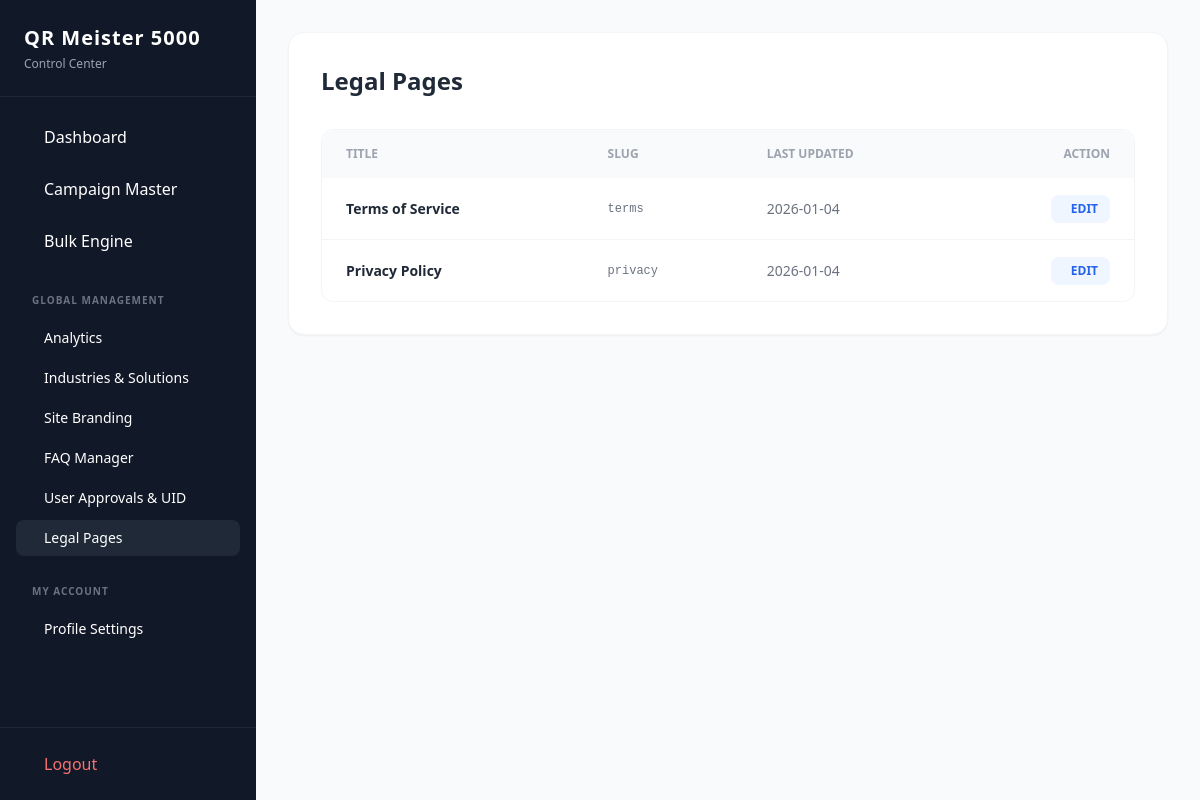
The page /admin/pages (signed in) on the database its author committed.
### flask_app.py (models this page shows)
class SiteConfig(db.Model):
    id = db.Column(db.Integer, primary_key=True)
    site_name = db.Column(db.String(100), default="QR Generator")
    favicon = db.Column(db.String(100), default="default_favicon.ico")
    total_generated = db.Column(db.Integer, default=0)
    title_font = db.Column(db.String(50), default="Inter")
    title_font_size = db.Column(db.Integer, default=32)
    title_color = db.Column(db.String(20), default="#111827")
    dark_mode = db.Column(db.Boolean, default=False)
    maintenance_mode = db.Column(db.Boolean, default=False)
    footer_text = db.Column(db.String(200), default="Powered by QR Master")
    contact_email = db.Column(db.String(100), default="admin@yourdomain.com")
    whatsapp_number = db.Column(db.String(20), default="8801XXXXXXXXX")
    payment_instructions = db.Column(db.Text, default="Send 1500 BDT via bKash to...")

class Page(db.Model):
    id = db.Column(db.Integer, primary_key=True)
    slug = db.Column(db.String(50), unique=True, nullable=False)
    title = db.Column(db.String(100), nullable=False)
    content = db.Column(db.Text, nullable=False)
    updated_at = db.Column(db.DateTime, default=datetime.utcnow, onupdate=datetime.utcnow)

### flask_app.py (the view)
@app.route('/admin/pages', methods=['GET'])
@login_required
def admin_pages():
    if not current_user.is_superadmin: return redirect(url_for('admin_dashboard'))
    return render_template('admin/pages.html', pages=Page.query.all())

### flask_app.py (called while the page is built)
@login_manager.user_loader
def load_user(user_id):
    return User.query.get(int(user_id))

def get_config():
    config = SiteConfig.query.first()
    if not config:
        config = SiteConfig()
        db.session.add(config)
        db.session.commit()
    return config

@app.before_request
def check_maintenance():
    config = get_config()
    if config.maintenance_mode:
        allowed_paths = ['/login', '/logout', '/static', '/admin']
        is_allowed = any(request.path.startswith(path) for path in allowed_paths)
        if not is_allowed and not (current_user.is_authenticated and current_user.is_superadmin):
            return render_template('maintenance.html'), 503

@app.context_processor
def inject_global_vars():
    return dict(config=get_config())

### templates/admin/pages.html (shortened to what this page needs)
{% extends "admin/base.html" %}
{% block content %}
<div class="bg-white p-8 rounded-2xl shadow-sm border border-gray-100">
    <div class="flex justify-between items-center mb-8">
        <h2 class="text-2xl font-bold text-gray-800">Legal Pages</h2>
    </div>
    <div class="overflow-hidden rounded-xl border border-gray-100">
        <table class="w-full text-left text-sm text-gray-500">
            <thead class="bg-gray-50 text-xs uppercase font-bold text-gray-400">
                <tr>
                    <th class="px-6 py-4">Title</th>
                    <th class="px-6 py-4">Slug</th>
                    <th class="px-6 py-4">Last Updated</th>
                    <th class="px-6 py-4 text-right">Action</th>
                </tr>
            </thead>
            <tbody class="divide-y divide-gray-100">
                {% for page in pages %}
                <tr class="hover:bg-gray-50 transition">
                    <td class="px-6 py-4 font-bold text-gray-800">{{ page.title }}</td>
                    <td class="px-6 py-4 font-mono text-xs">{{ page.slug }}</td>
                    <td class="px-6 py-4">{{ page.updated_at.strftime('%Y-%m-%d') }}</td>
                    <td class="px-6 py-4 text-right">
                        <a href="{{ url_for('edit_page', slug=page.slug) }}" class="inline-flex items-center gap-2 bg-blue-50 text-blue-600 px-3 py-1.5 rounded-lg text-xs font-bold uppercase hover:bg-blue-100 transition">
                             Edit
                        </a>
                    </td>
                </tr>
                {% endfor %}
            </tbody>
        </table>
    </div>
</div>
{% endblock %}

### templates/admin/base.html (shortened to what this page needs)
<!DOCTYPE html>
<html lang="en">
<head>
    <script src="https://cdn.tailwindcss.com"></script>
    <link rel="stylesheet" href="https://unpkg.com/tippy.js@6/dist/tippy.css" />
</head>
<body class="bg-gray-50 flex h-screen">
    <aside class="w-64 bg-gray-900 text-white flex flex-col">
        <div class="p-6 border-b border-gray-800">
            <h1 class="text-xl font-bold tracking-wider truncate" title="{{ config.site_name }}">
                {{ config.site_name or 'QR MASTER' }}
            </h1>
            <p class="text-xs text-gray-400 mt-1">Control Center</p>
        </div>
        <nav class="flex-1 p-4 space-y-1">
            <a href="{{ url_for('admin_dashboard') }}" class="flex items-center gap-3 px-4 py-3 rounded-lg hover:bg-gray-800 {{ 'bg-gray-800' if request.endpoint == 'admin_dashboard' }}">
                 Dashboard
            </a>
            <a href="{{ url_for('admin_campaigns') }}" class="flex items-center gap-3 px-4 py-3 rounded-lg hover:bg-gray-800 {{ 'bg-gray-800' if 'campaigns' in request.endpoint }}">
                 Campaign Master
            </a>
            <a href="{{ url_for('bulk_generate') }}" class="flex items-center gap-3 px-4 py-3 rounded-lg hover:bg-gray-800 {{ 'bg-gray-800' if request.endpoint == 'bulk_generate' }}">
                 Bulk Engine
            </a>
            {% if current_user.is_superadmin %}
            <div class="pt-6 pb-2 pl-4 text-[10px] font-bold text-gray-500 uppercase tracking-widest">Global Management</div>
            <a href="{{ url_for('admin_analytics') }}" class="flex items-center gap-3 px-4 py-2 rounded-lg hover:bg-gray-800 text-sm {{ 'bg-gray-800 text-blue-400' if request.endpoint == 'admin_analytics' }}">
                 Analytics
            </a>
            <a href="{{ url_for('admin_industries') }}" class="flex items-center gap-3 px-4 py-2 rounded-lg hover:bg-gray-800 text-sm {{ 'bg-gray-800 text-purple-400' if request.endpoint == 'admin_industries' }}">
                 Industries & Solutions
            </a>
            <a href="{{ url_for('admin_settings') }}" class="flex items-center gap-3 px-4 py-2 rounded-lg hover:bg-gray-800 text-sm {{ 'bg-gray-800' if request.endpoint == 'admin_settings' }}">
                 Site Branding
            </a>
            <a href="{{ url_for('admin_faqs') }}" class="flex items-center gap-3 px-4 py-2 rounded-lg hover:bg-gray-800 text-sm {{ 'bg-gray-800' if request.endpoint == 'admin_faqs' }}">
                 FAQ Manager
            </a>
            <a href="{{ url_for('admin_users') }}" class="flex items-center gap-3 px-4 py-2 rounded-lg hover:bg-gray-800 text-sm {{ 'bg-gray-800' if request.endpoint == 'admin_users' }}">
                 User Approvals & UID
            </a>
            <a href="{{ url_for('admin_pages') }}" class="flex items-center gap-3 px-4 py-2 rounded-lg hover:bg-gray-800 text-sm {{ 'bg-gray-800' if request.endpoint == 'admin_pages' }}">
                 Legal Pages
            </a>
            {% endif %}
            <div class="pt-6 pb-2 pl-4 text-[10px] font-bold text-gray-500 uppercase tracking-widest">My Account</div>
            <a href="{{ url_for('admin_profile') }}" class="flex items-center gap-3 px-4 py-2 rounded-lg hover:bg-gray-800 text-sm {{ 'bg-gray-800' if request.endpoint == 'admin_profile' }}">
                 Profile Settings
            </a>
        </nav>
        <div class="p-4 border-t border-gray-800">
            <a href="{{ url_for('logout') }}" class="flex items-center gap-3 px-4 py-2 text-red-400 hover:text-red-300 transition">
                 Logout
            </a>
        </div>
    </aside>
    <main class="flex-1 overflow-y-auto p-8">
        {% block content %}{% endblock %}
    </main>
</body>
</html>

### rows shown on the page
SiteConfig: site_name "QR Meister 5000"
Page: title "Terms of Service", slug "terms", updated_at "2026-01-04"
Page: title "Privacy Policy", slug "privacy", updated_at "2026-01-04"
